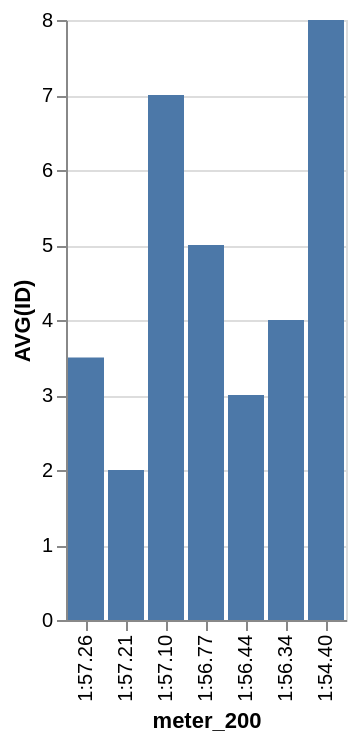

Source (Vega-Lite JSON):
### Vega-Lite specification from a JSON file in a GitHub repository (floating-point values rounded to 4 significant figures)
{"data": {"values": [{"x_data": "1:54.40", "y_data": 8}, {"x_data": "1:56.34", "y_data": 4}, {"x_data": "1:56.44", "y_data": 3}, {"x_data": "1:56.77", "y_data": 5}, {"x_data": "1:57.10", "y_data": 7}, {"x_data": "1:57.21", "y_data": 2}, {"x_data": "1:57.26", "y_data": 3.5}]}, "mark": "bar", "encoding": {"x": {"field": "x_data", "type": "nominal", "title": "meter_200", "sort": "descending"}, "y": {"field": "y_data", "type": "quantitative", "title": "AVG(ID)"}}}
